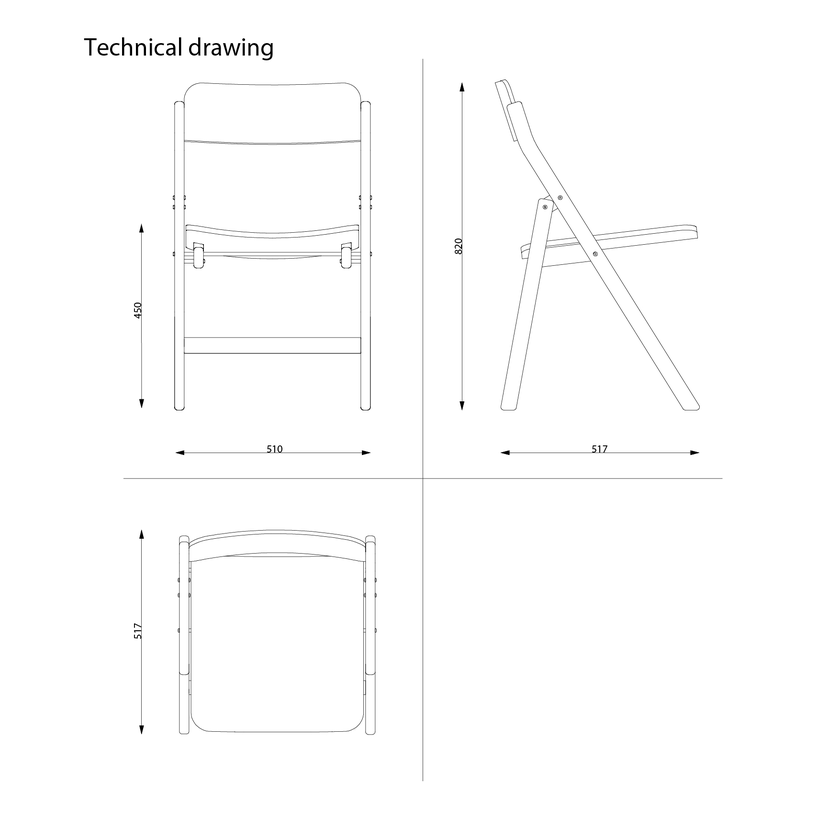
#> input picture SystemyMultimedialne/Lab06/rysunek.png, 840 x 840 px, shrunk from 1755 x 1754 before the run
$ python -i main.py   (imports and definitions only)   (older library calls are emulated)
#> lines starting #> are read from the running program, lines starting #| are printed output that depends on the picture
#> further down, picture is the input picture: shape (840, 840, 3); min 0, max 255, mean 253
from platform import node
import sys
from tkinter import image_names
from cv2 import bitwise_and
import numpy as np
import matplotlib.pyplot as plt
from PIL import Image
import scipy as sp
from tqdm import tqdm

# [90 lines left out: functions load_image, get_size, encode_rle, decore_rle, not called in this run]

'''QUAD TREE'''

def split(data, level):

    color = np.mean(data, axis=(0, 1)).astype(int)

    quad_top_left = None
    quad_top_right = None
    quad_bot_right = None
    quad_bot_left = None

    if not (data == color).all() and data.shape[0] > 1 and data.shape[1] > 1:

        split_width = np.array_split(data, 2, axis=1)

        top_left, bot_left = np.array_split(split_width[0], 2, axis=0)
        top_right, bot_right = np.array_split(split_width[1], 2, axis=0)

        quad_top_left = split(top_left, level + 1)
        quad_top_right = split(top_right, level + 1)
        quad_bot_right = split(bot_right, level + 1)
        quad_bot_left = split(bot_left, level + 1)

    return (color, level, quad_top_left, quad_top_right, quad_bot_right, quad_bot_left, data.shape)

# [24 lines left out: functions join, rle_testing, not called in this run]

def quad_split(data):

    level = 0

    color = np.mean(data, axis=(0, 1)).astype(int)
#> color = [253, 253, 253]
    split_width = np.array_split(data, 2, axis=1)
#> split_width = 2 items

    top_left, bot_left = np.array_split(split_width[0], 2, axis=0)
    top_right, bot_right = np.array_split(split_width[1], 2, axis=0)
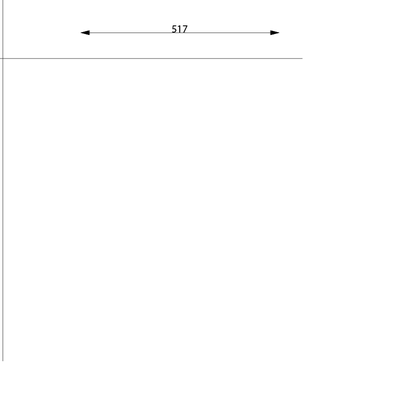
#> bot_right: shape (420, 420, 3); min 0, max 255, mean 254.4

    if not (data == color).all() and data.shape[0] > 1 and data.shape[1] > 1:

        split_width = np.array_split(data, 2, axis=1)

        top_left, bot_left = np.array_split(split_width[0], 2, axis=0)
        top_right, bot_right = np.array_split(split_width[1], 2, axis=0)

        quad_top_left = split(top_left, level + 1)
#> in split, `color = np.mean(data, axis=(0, 1)).astype(int)`: color = [251, 251, 251]
#> in split, `split_width = np.array_split(data, 2, axis=1)`: split_width = 2 items
#> in split, `top_left, bot_left = np.array_split(split_width[0], 2, axis=0)`:
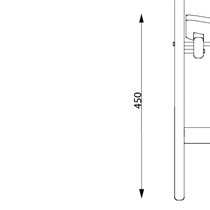
#> bot_left: shape (210, 210, 3); min 0, max 255, mean 252.2
#> in split, `top_right, bot_right = np.array_split(split_width[1], 2, axis=0)`:
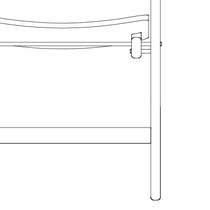
#> bot_right: shape (210, 210, 3); min 37, max 255, mean 251
#> call 2 of split, with level = 2
#> in split (call 2), `color = np.mean(data, axis=(0, 1)).astype(int)`: color = [250, 250, 250]
#> in split (call 2), `top_left, bot_left = np.array_split(split_width[0], 2, axis=0)`:
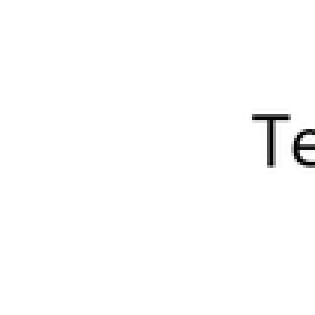
#> top_left: shape (105, 105, 3) (shown 3 times larger); min 0, max 255, mean 252.7
#> in split (call 2), `top_left, bot_left = np.array_split(split_width[0], 2, axis=0)`: bot_left: shape (105, 105, 3); every value is 255
#> in split (call 2), `top_right, bot_right = np.array_split(split_width[1], 2, axis=0)`:
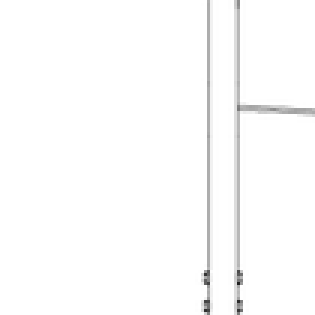
#> bot_right: shape (105, 105, 3) (shown 3 times larger); min 33, max 255, mean 252.2
#> call 3 of split, with level = 3
#> in split (call 3), `color = np.mean(data, axis=(0, 1)).astype(int)`: color = [252, 252, 252]
#> in split (call 3), `top_left, bot_left = np.array_split(split_width[0], 2, axis=0)`: top_left: shape (53, 53, 3); every value is 255
#> in split (call 3), `top_left, bot_left = np.array_split(split_width[0], 2, axis=0)`: bot_left: shape (52, 53, 3); every value is 255
#> in split (call 3), `top_right, bot_right = np.array_split(split_width[1], 2, axis=0)`:
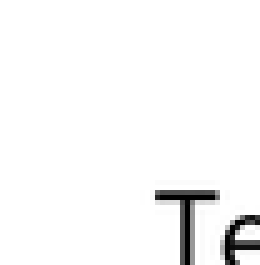
#> top_right: shape (53, 52, 3) (shown 5 times larger); min 0, max 255, mean 247.3
#> in split (call 3), `quad_top_left = split(top_left, level + 1)`: quad_top_left = 7 items
#> in split (call 5), `color = np.mean(data, axis=(0, 1)).astype(int)`: color = [247, 247, 247]
#> in split (call 5), `top_left, bot_left = np.array_split(split_width[0], 2, axis=0)`: top_left: shape (27, 26, 3); every value is 255
#> in split (call 5), `top_left, bot_left = np.array_split(split_width[0], 2, axis=0)`: bot_left: shape (26, 26, 3); every value is 255
#> in split (call 5), `top_right, bot_right = np.array_split(split_width[1], 2, axis=0)`:
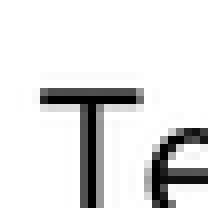
#> bot_right: shape (26, 26, 3) (shown 8 times larger); min 0, max 255, mean 223.4
#> in split (call 5), `quad_top_right = split(top_right, level + 1)`: quad_top_right = 7 items
#> quad_top_left = 7 items
        quad_top_right = split(top_right, level + 1)
#> quad_top_right = 7 items
        quad_bot_right = split(bot_right, level + 1)
#> quad_bot_right = 7 items
        quad_bot_left = split(bot_left, level + 1)
#> quad_bot_left = 7 items

    return (color, level, quad_top_left, quad_top_right, quad_bot_right, quad_bot_left, data.shape)

color = 0
level = 1
top_left = 2
top_right = 3
bot_right = 4
bot_left = 5
shape = 6

# [35 lines left out: functions join, quad_join, search_leaves, not called in this run]


# [21 lines not run here, left out]

    # [23 lines of commented-out code are left out]

>>> import cv2
>>> picture = cv2.imread('rysunek.png')
>>> result = quad_split(picture)
#> result = 7 items

$ run again, on SystemyMultimedialne/Lab06/dokument.png
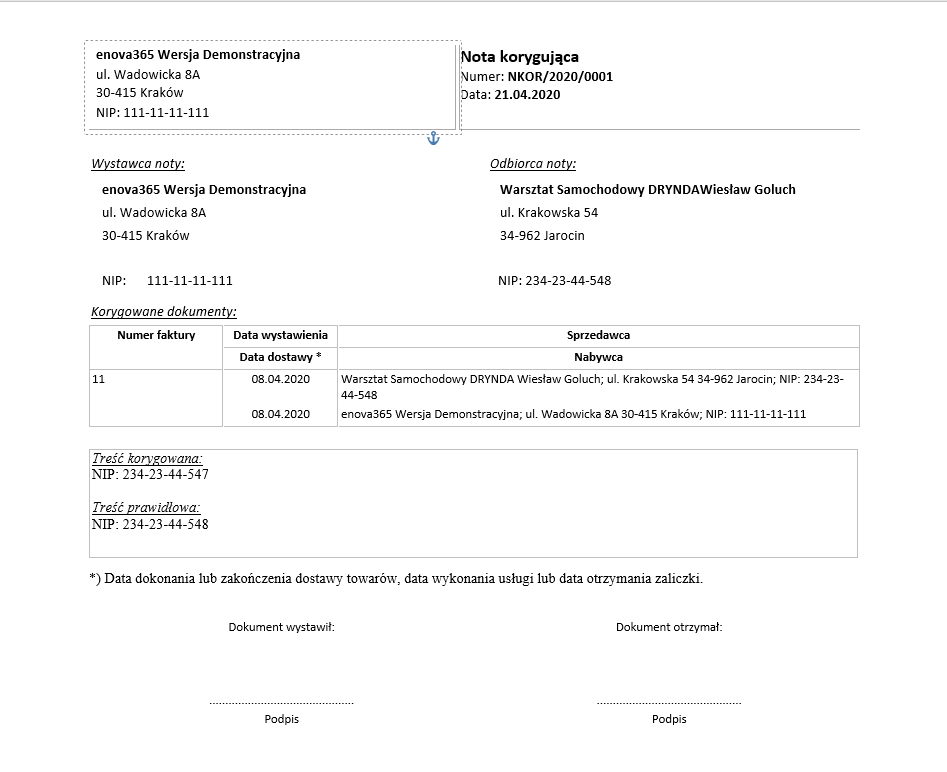
#> input picture SystemyMultimedialne/Lab06/dokument.png, 947 x 772 px
#> picture is the input picture: shape (772, 947, 3); mean B, G, R 249, 249, 249
#> in quad_split, `color = np.mean(data, axis=(0, 1)).astype(int)`: color = [249, 249, 249]
#> in quad_split, `split_width = np.array_split(data, 2, axis=1)`: split_width = 2 items
#> in split, `color = np.mean(data, axis=(0, 1)).astype(int)`: color = [246, 246, 246]
#> in split, `split_width = np.array_split(data, 2, axis=1)`: split_width = 2 items
#> in split (call 2), `color = np.mean(data, axis=(0, 1)).astype(int)`: color = [242, 242, 242]
#> in split (call 2), `top_right, bot_right = np.array_split(split_width[1], 2, axis=0)`:
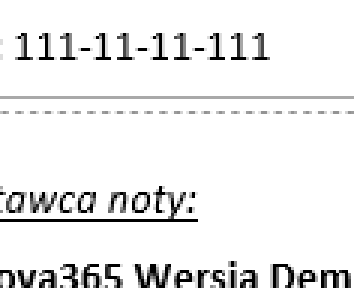
#> bot_right: shape (96, 118, 3) (shown 3 times larger); min 0, max 255, mean 236.8
#> in split (call 4), `color = np.mean(data, axis=(0, 1)).astype(int)`: color = [253, 253, 253]
#> in split (call 4), `top_left, bot_left = np.array_split(split_width[0], 2, axis=0)`:
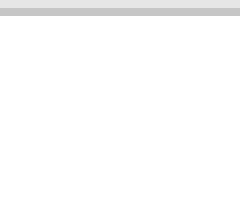
#> top_left: shape (25, 30, 3) (shown 8 times larger); min 198, max 255, mean 251.7
#> in quad_split, `quad_top_left = split(top_left, level + 1)`: quad_top_left = 7 items
